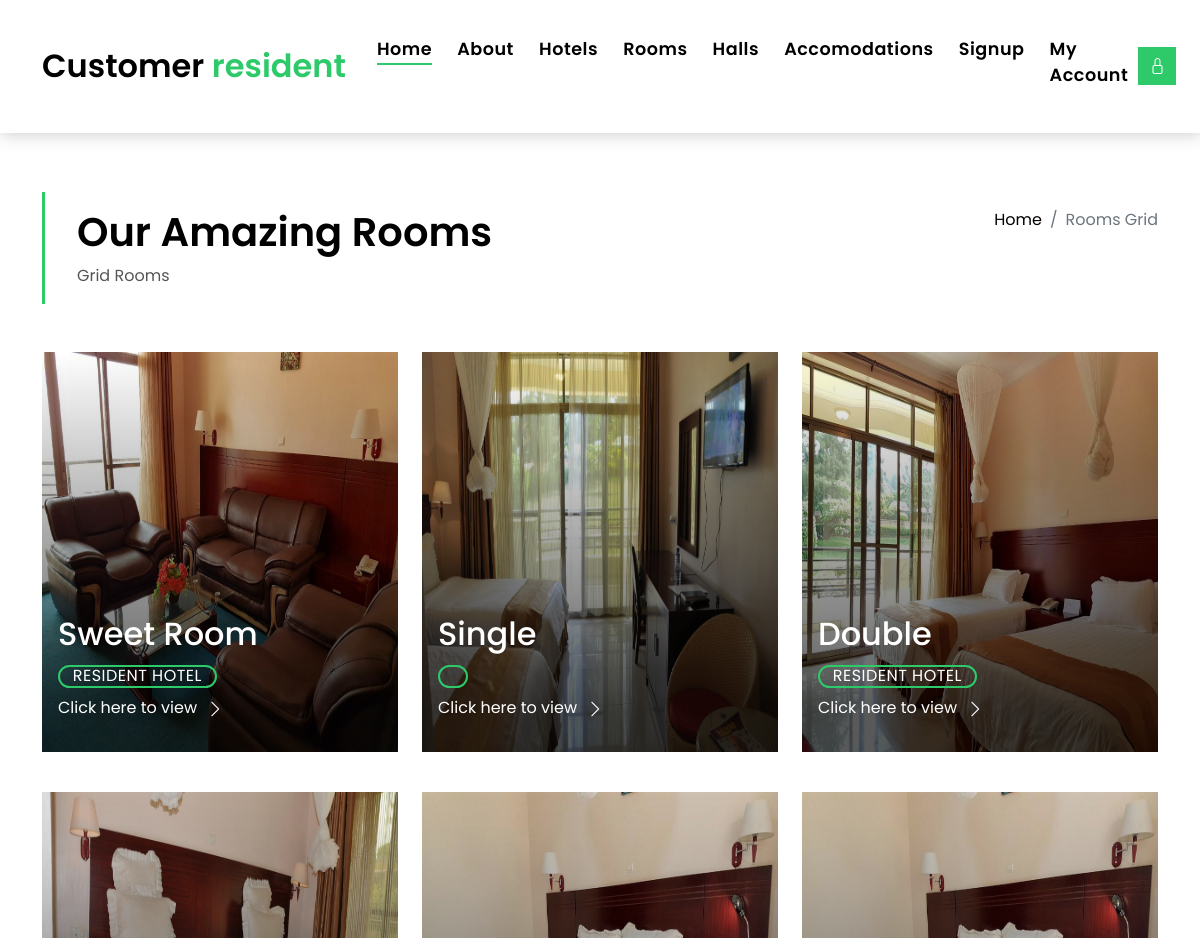
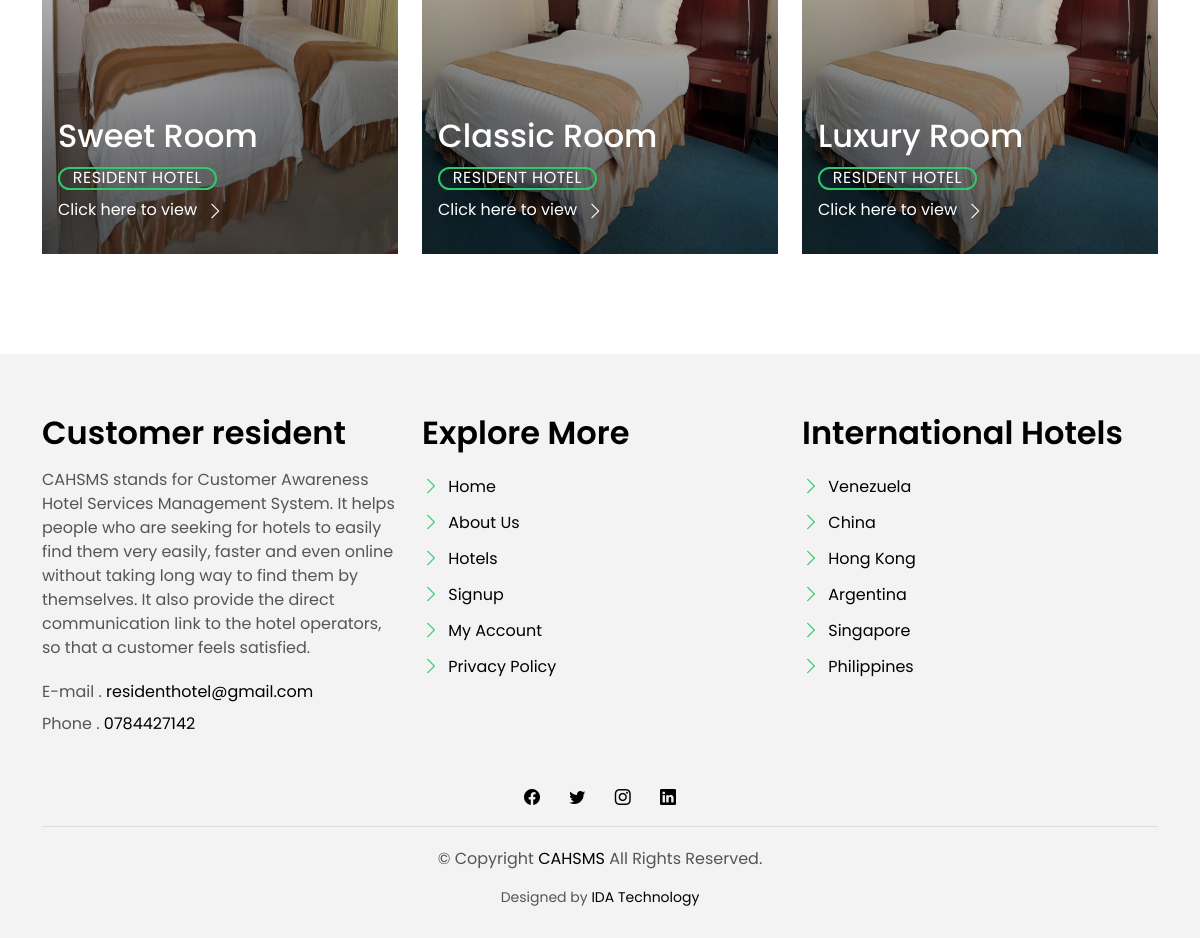
Screenshot of /hotel/rooms-grid.php with the database file from the repository (2 pictures, top to bottom).
### tables this page shows
CREATE TABLE `system_info` (
  `system_name` varchar(20) NOT NULL,
  `username` varchar(100) NOT NULL,
  `email` varchar(100) NOT NULL,
  `phone` varchar(20) NOT NULL,
  `password` varchar(100) NOT NULL,
  `location` varchar(100) NOT NULL,
  `about` text NOT NULL
);

CREATE TABLE `rooms` (
  `id` int(11) NOT NULL,
  `hotel_id` int(11) NOT NULL,
  `display_title` varchar(255) NOT NULL,
  `number` varchar(255) NOT NULL,
  `price_per_hour` double NOT NULL,
  `price_per_day` double NOT NULL,
  `availability` tinyint(4) NOT NULL DEFAULT 1,
  `image` text NOT NULL,
  `created_at` timestamp NOT NULL DEFAULT current_timestamp(),
  `updated_at` datetime NOT NULL DEFAULT current_timestamp() ON UPDATE current_timestamp()
);

CREATE TABLE `hotel` (
  `id` int(11) NOT NULL,
  `hotel_name` varchar(100) NOT NULL,
  `website` varchar(60) NOT NULL,
  `location` varchar(255) NOT NULL,
  `g_photo` varchar(100) NOT NULL
);

### hotel/rooms-grid.php (the view, shortened to what this page needs)
<?php
include 'link.php';
?>
<!DOCTYPE html>
<html lang="en">
<head>
    <link href="assets/vendor/animate.css/animate.min.css" rel="stylesheet">
    <link href="assets/vendor/bootstrap/css/bootstrap.min.css" rel="stylesheet">
    <link href="assets/vendor/bootstrap-icons/bootstrap-icons.css" rel="stylesheet">
    <link href="assets/vendor/swiper/swiper-bundle.min.css" rel="stylesheet">
    <link href="assets/css/style.css" rel="stylesheet">
</head>
<body>
    <?php include 'nav.php'; ?>
    <main id="main">
        <section class="intro-single">
            <div class="container">
                <div class="row">
                    <div class="col-md-12 col-lg-8">
                        <div class="title-single-box">
                            <h1 class="title-single">Our Amazing Rooms</h1>
                            <span class="color-text-a">Grid Rooms</span>
                        </div>
                    </div>
                    <div class="col-md-12 col-lg-4">
                        <nav aria-label="breadcrumb" class="breadcrumb-box d-flex justify-content-lg-end">
                            <ol class="breadcrumb">
                                <li class="breadcrumb-item">
                                    <a href="#">Home</a>
                                </li>
                                <li class="breadcrumb-item active" aria-current="page">
                                    Rooms Grid
                                </li>
                            </ol>
                        </nav>
                    </div>
                </div>
            </div>
        </section>
        <section class="property-grid grid">
            <div class="container">
                <div class="row">
                    <?php
                    $sql = $link->query("SELECT r.*, h.hotel_name FROM rooms r LEFT JOIN hotel h ON h.id = r.hotel_id ORDER BY r.id DESC");
                    while ($row = mysqli_fetch_array($sql)) {
                        $room = $row['display_title'];
                        $web   = $row['hotel_name'];
                        $loc   = $row['location'];
                        $image = $row['image'];
                    ?>
                        <div class="col-md-4">
                            <div class="card-box-a card-shadow">
                                <div class="img-box-a">
                                    <img src="images/<?php echo $image; ?>" alt="" class="img-a img-fluid" style="min-height: 400px;max-height: 400px;min-width: 100%;max-width: 100%;">
                                </div>
                                <div class="card-overlay">
                                    <div class="card-overlay-a-content">
                                        <div class="card-header-a">
                                            <h2 class="card-title-a">
                                                <?php echo $room; ?>
                                                <br /> <?php echo $loc; ?>
                                            </h2>
                                        </div>
                                        <div class="card-body-a">
                                            <div class="price-box d-flex">
                                                <span class="price-a"><?php echo $web; ?></span>
                                            </div>
                                            <a href="rooms-single.php?q=<?php echo $row["id"] ?>" class="link-a">Click here to view
                                                <span class="bi bi-chevron-right"></span>
                                            </a>
                                        </div>
                                    </div>
                                </div>
                            </div>
                        </div>
                    <?php } ?>
                </div>
            </div>
        </section>
    </main>
    <?php include 'footer.php'; ?>
</body>
</html>

### hotel/nav.php (shortened to what this page needs)
<?php
include 'link.php';
$info = $link->query("SELECT * FROM system_info");
$row = mysqli_fetch_array($info);
?>
<nav class="navbar navbar-default navbar-trans navbar-expand-lg fixed-top">
	<div class="container">
		<a class="navbar-brand text-brand" href="index.php">Customer<span class="color-b"> <?php echo $row['system_name']; ?></span></a>
		<div class="navbar-collapse collapse justify-content-center" id="navbarDefault">
			<ul class="navbar-nav">
				<li class="nav-item">
					<a class="nav-link active" href="index.php">Home</a>
				</li>
				<li class="nav-item">
					<a class="nav-link " href="about.php">About</a>
				</li>
				<li class="nav-item">
					<a class="nav-link " href="property-grid.php">Hotels</a>
				</li>
				<li class="nav-item">
					<a class="nav-link " href="rooms-grid.php">Rooms</a>
				</li>
				<li class="nav-item">
					<a class="nav-link " href="halls-grid.php">Halls</a>
				</li>
				<li class="nav-item">
					<a class="nav-link " href="accomodations-grid.php">Accomodations</a>
				</li>
				<li class="nav-item">
					<a class="nav-link " href="signup.php">Signup</a>
				</li>
				<li class="nav-item">
					<a class="nav-link " href="user.php">My Account</a>
				</li>
			</ul>
		</div>
		<button type="button" class="btn btn-b-n navbar-toggle-box navbar-toggle-box-collapse" data-bs-toggle="collapse" data-bs-target="#navbarTogglerDemo01">
			<i class="bi bi-lock"></i>
		</button>
	</div>
</nav>

### hotel/footer.php
<?php
include 'link.php';
$info = $link->query("SELECT * FROM system_info");
$row = mysqli_fetch_array($info);
?>
  <section class="section-footer">
    <div class="container">
      <div class="row">
        <div class="col-sm-12 col-md-4">
          <div class="widget-a">
            <div class="w-header-a">
              <h3 class="w-title-a text-brand">Customer <?php echo $row['system_name']; ?></h3>
            </div>
            <div class="w-body-a">
              <p class="w-text-a color-text-a">
                <?php echo $row['about']; ?>
              </p>
            </div>
            <div class="w-footer-a">
              <ul class="list-unstyled">
                <li class="color-a">
                  <span class="color-text-a">E-mail .</span> <?php echo $row['email']; ?>
                </li>
                <li class="color-a">
                  <span class="color-text-a">Phone .</span> <?php echo $row['phone']; ?>
                </li>
              </ul>
            </div>
          </div>
        </div>
        <div class="col-sm-12 col-md-4 section-md-t3">
          <div class="widget-a">
            <div class="w-header-a">
              <h3 class="w-title-a text-brand">Explore More</h3>
            </div>
            <div class="w-body-a">
              <div class="w-body-a">
                <ul class="list-unstyled">
                  <li class="item-list-a">
                    <i class="bi bi-chevron-right"></i> <a href="index.php">Home</a>
                  </li>
                  <li class="item-list-a">
                    <i class="bi bi-chevron-right"></i> <a href="about.php">About Us</a>
                  </li>
                  <li class="item-list-a">
                    <i class="bi bi-chevron-right"></i> <a href="property-grid.php">Hotels</a>
                  </li>
                  <li class="item-list-a">
                    <i class="bi bi-chevron-right"></i> <a href="signup.php">Signup</a>
                  </li>
                  <li class="item-list-a">
                    <i class="bi bi-chevron-right"></i> <a href="user.php">My Account</a>
                  </li>
                  <li class="item-list-a">
                    <i class="bi bi-chevron-right"></i> <a href="about.php">Privacy Policy</a>
                  </li>
                </ul>
              </div>
            </div>
          </div>
        </div>
        <div class="col-sm-12 col-md-4 section-md-t3">
          <div class="widget-a">
            <div class="w-header-a">
              <h3 class="w-title-a text-brand">International Hotels</h3>
            </div>
            <div class="w-body-a">
              <ul class="list-unstyled">
                <li class="item-list-a">
                  <i class="bi bi-chevron-right"></i> <a href="#">Venezuela</a>
                </li>
                <li class="item-list-a">
                  <i class="bi bi-chevron-right"></i> <a href="#">China</a>
                </li>
                <li class="item-list-a">
                  <i class="bi bi-chevron-right"></i> <a href="#">Hong Kong</a>
                </li>
                <li class="item-list-a">
                  <i class="bi bi-chevron-right"></i> <a href="#">Argentina</a>
                </li>
                <li class="item-list-a">
                  <i class="bi bi-chevron-right"></i> <a href="#">Singapore</a>
                </li>
                <li class="item-list-a">
                  <i class="bi bi-chevron-right"></i> <a href="#">Philippines</a>
                </li>
              </ul>
            </div>
          </div>
        </div>
      </div>
    </div>
  </section>
  <footer>
    <div class="container">
      <div class="row">
        <div class="col-md-12">
          <div class="socials-a">
            <ul class="list-inline">
              <li class="list-inline-item">
                <a href="#">
                  <i class="bi bi-facebook" aria-hidden="true"></i>
                </a>
              </li>
              <li class="list-inline-item">
                <a href="#">
                  <i class="bi bi-twitter" aria-hidden="true"></i>
                </a>
              </li>
              <li class="list-inline-item">
                <a href="#">
                  <i class="bi bi-instagram" aria-hidden="true"></i>
                </a>
              </li>
              <li class="list-inline-item">
                <a href="#">
                  <i class="bi bi-linkedin" aria-hidden="true"></i>
                </a>
              </li>
            </ul>
          </div>
          <div class="copyright-footer">
            <p class="copyright color-text-a">
              &copy; Copyright
              <span class="color-a">CAHSMS</span> All Rights Reserved.
            </p>
          </div>
          <div class="credits">
            Designed by <a href="https://idatech.rw/">IDA Technology</a>
          </div>
        </div>
      </div>
    </div>
  </footer>

### rows the page displays
system_info: system_name "resident", about "CAHSMS stands for Customer Awareness Hotel Services Management System. It helps people who are seeking for hotels to easily find them very easily, faster and even online without taking long way to find them by themselves. It also provide the direct communication link to the hotel operators, so that a customer feels satisfied.", email "residenthotel@gmail.com", phone "0784427142"
rooms: image (picture), display_title "Sweet Room", hotel.hotel_name "RESIDENT HOTEL"
rooms: image (picture), display_title "Single"
rooms: image (picture), display_title "Double", hotel.hotel_name "RESIDENT HOTEL"
rooms: image (picture), display_title "Sweet Room", hotel.hotel_name "RESIDENT HOTEL"
rooms: image (picture), display_title "Classic Room", hotel.hotel_name "RESIDENT HOTEL"
rooms: image (picture), display_title "Luxury Room", hotel.hotel_name "RESIDENT HOTEL"
